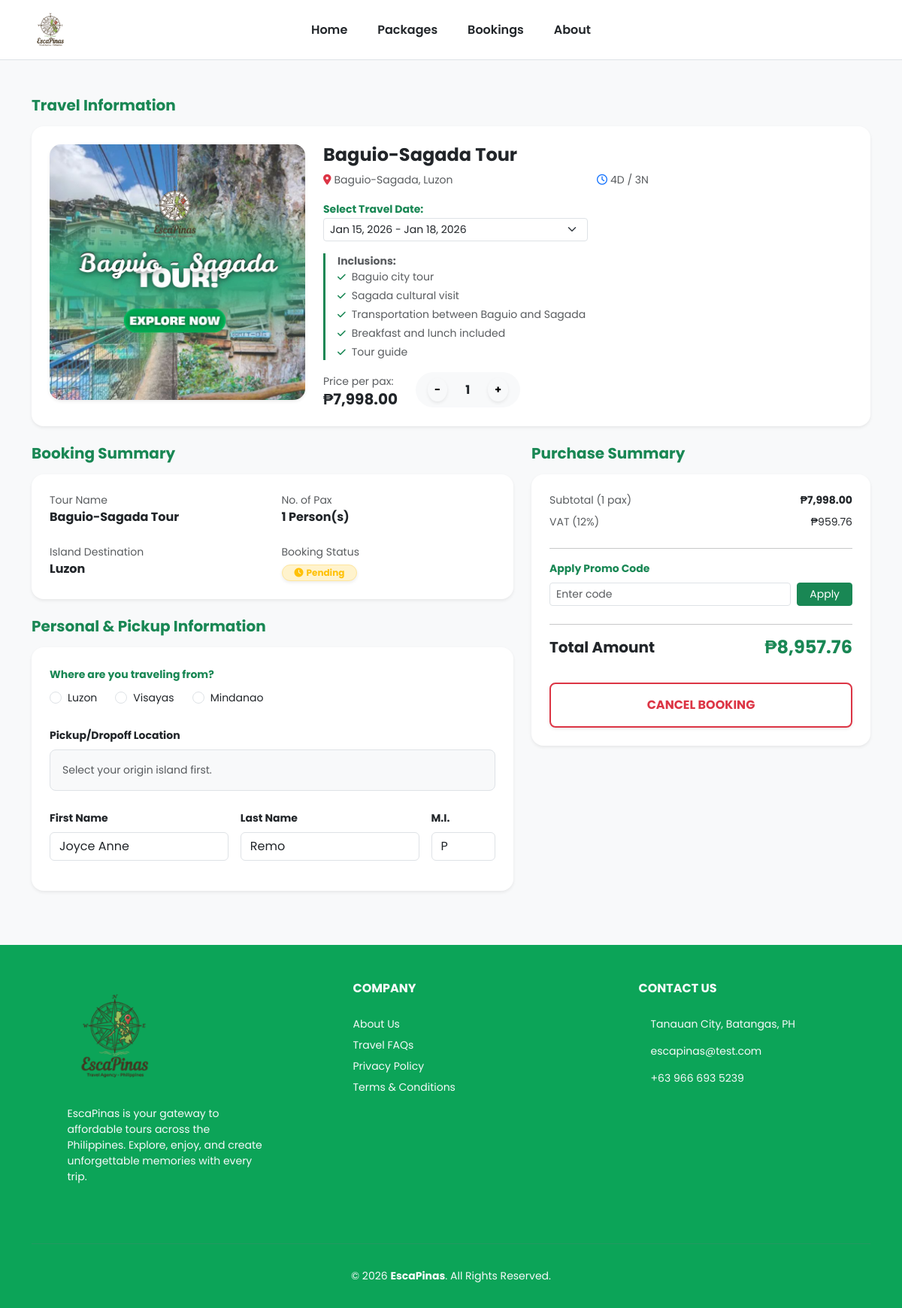
The page /frontend/bookingForm.php (signed in) on the database its author committed.
### tables this page shows
CREATE TABLE `tour_packages` (
  `tour_id` int(11) NOT NULL,
  `destination_id` int(11) DEFAULT NULL,
  `tour_name` varchar(150) DEFAULT NULL,
  `duration_days` int(11) DEFAULT NULL,
  `duration_nights` int(11) DEFAULT NULL,
  `description` text DEFAULT NULL,
  `price` decimal(10,2) DEFAULT NULL,
  `status` enum('Available','Unavailable') DEFAULT NULL,
  `image` varchar(255) DEFAULT NULL,
  `banner_image` varchar(255) DEFAULT NULL
);

CREATE TABLE `destinations` (
  `destination_id` int(11) NOT NULL,
  `island_id` int(11) DEFAULT NULL,
  `destination_name` varchar(100) DEFAULT NULL,
  `description` text DEFAULT NULL,
  `status` enum('Active','Inactive') DEFAULT NULL
);

CREATE TABLE `regions` (
  `island_id` int(11) NOT NULL,
  `island_name` varchar(50) DEFAULT NULL,
  `description` text DEFAULT NULL
);

CREATE TABLE `tour_inclusions` (
  `inclusion_id` int(11) NOT NULL,
  `tour_id` int(11) DEFAULT NULL,
  `inclusion_detail` varchar(255) DEFAULT NULL
);

CREATE TABLE `users` (
  `user_id` int(11) NOT NULL,
  `first_name` varchar(30) DEFAULT NULL,
  `last_name` varchar(30) DEFAULT NULL,
  `middle_initial` char(1) DEFAULT NULL,
  `contact_num` varchar(15) DEFAULT NULL,
  `region` varchar(30) DEFAULT NULL,
  `province` varchar(30) DEFAULT NULL,
  `city` varchar(30) DEFAULT NULL,
  `email` varchar(100) DEFAULT NULL,
  `password` varchar(255) DEFAULT NULL,
  `role` enum('user','admin') DEFAULT NULL,
  `is_verified` int(11) DEFAULT 0
);

### frontend/php/connect.php (called while the page is built, shortened)
<?php
  function executeQuery($query){
    $conn = $GLOBALS['conn'];
    return mysqli_query($conn, $query);
  }
?>

### frontend/bookingForm.php (the view, shortened to what this page needs)
<?php
    include_once "php/connect.php";
    $user_id = $_SESSION['user_id'];
    $userResult = executeQuery("SELECT * FROM users WHERE user_id = $user_id");
    $user       = ($userResult) ? $userResult->fetch_assoc() : null;
    $tour_id       = isset($_GET['tour_id']) ? intval($_GET['tour_id']) : 1;
    $pax           = isset($_GET['pax']) ? max(1, intval($_GET['pax'])) : 1;
    $voucher_code  = isset($_GET['voucher']) ? trim($_GET['voucher']) : "";
    $client_region = isset($_GET['client_region']) ? $_GET['client_region'] : "";
    $tourQuery = "
    SELECT t.*, d.destination_name, r.island_name
    FROM tour_packages t
    JOIN destinations d ON t.destination_id = d.destination_id
    JOIN regions r ON d.island_id = r.island_id
    WHERE t.tour_id = $tour_id
    ";
    $tourResult = executeQuery($tourQuery);
    $tour       = ($tourResult) ? $tourResult->fetch_assoc() : null;
    $status = $tour['booking_status'] ?? 'Pending';
    switch ($status) {
        default:
            $badge_class = "bg-warning-subtle text-warning border-warning-subtle";
            $icon         = "fa-clock";
            break;
    }
    $base_price = $tour['price'];
    $subtotal   = $base_price * $pax;
    $tour_island = $tour['island_name'];
    $airfare_fee = 0.00;
    $vat = ($subtotal + $airfare_fee) * 0.12;
    $discount      = 0.00;
    $total = ($subtotal + $airfare_fee + $vat) - $discount;
    $schedules  = executeQuery("SELECT * FROM tour_schedules WHERE tour_id = $tour_id");
    $inclusions = executeQuery("SELECT * FROM tour_inclusions WHERE tour_id = $tour_id");
?>
<!DOCTYPE html>
<html lang="en">
<head>
    <link href="https://cdn.jsdelivr.net/npm/bootstrap@5.3.0/dist/css/bootstrap.min.css" rel="stylesheet">
    <link rel="stylesheet" href="https://cdnjs.cloudflare.com/ajax/libs/font-awesome/6.0.0/css/all.min.css">
</head>
<body>
    <?php include "components/navbar.php"; ?>
    <div class="container my-5">
        <div class="h5 text-success fw-bold mb-3">Travel Information</div>
        <div class="card border-0 shadow-sm rounded-4 p-4 mb-4">
            <div class="row">
                <div class="col-md-4">
                    <img src="<?php echo $tour['image']; ?>" class="tour-img shadow-sm">
                </div>
                <div class="col-md-8">
                    <div class="h4 fw-bold mb-2 text-dark"><?php echo $tour['tour_name']; ?></div>
                    <div class="row mb-3 text-muted small">
                        <div class="col"><i class="fas fa-map-marker-alt text-danger me-1"></i><?php echo $tour['destination_name']; ?>, <?php echo $tour['island_name']; ?></div>
                        <div class="col"><i class="far fa-clock text-primary me-1"></i><?php echo $tour['duration_days']; ?>D / <?php echo $tour['duration_nights']; ?>N</div>
                    </div>
                    <div class="mb-3">
                        <label class="small fw-bold text-success">Select Travel Date:</label>
                        <select name="schedule_id" class="form-select form-select-sm w-50" form="bookingForm">
                            <?php mysqli_data_seek($schedules, 0); while ($s = $schedules->fetch_assoc()): ?>
                            <option value="<?php echo $s['schedule_id']; ?>">
                                <?php echo date('M d, Y', strtotime($s['start_date'])); ?> - <?php echo date('M d, Y', strtotime($s['end_date'])); ?>
                            </option>
                            <?php endwhile; ?>
                        </select>
                    </div>
                    <div class="small text-muted mb-3 border-start border-success border-3 ps-3">
                        <strong>Inclusions:</strong><br>
                        <?php mysqli_data_seek($inclusions, 0); while ($inc = $inclusions->fetch_assoc()): ?>
                        <div class="mb-1"><i class="fas fa-check text-success me-2 small"></i><?php echo htmlspecialchars($inc['inclusion_detail']); ?></div>
                        <?php endwhile; ?>
                    </div>
                    <div class="d-flex align-items-center gap-4">
                        <div>
                            <span class="small text-muted">Price per pax:</span>
                            <div class="h5 fw-bold text-dark mb-0">₱<?php echo number_format($base_price, 2); ?></div>
                        </div>
                        <div class="bg-light rounded-pill px-3 py-2 d-flex align-items-center gap-3">
                            <a href="?tour_id=<?php echo $tour_id ?>&pax=<?php echo max(1, $pax - 1) ?>&client_region=<?php echo $client_region ?>&voucher=<?php echo $voucher_code ?>" class="btn btn-sm btn-light rounded-circle fw-bold shadow-sm">-</a>
                            <span class="fw-bold px-2"><?php echo $pax; ?></span>
                            <a href="?tour_id=<?php echo $tour_id ?>&pax=<?php echo $pax + 1 ?>&client_region=<?php echo $client_region ?>&voucher=<?php echo $voucher_code ?>" class="btn btn-sm btn-light rounded-circle fw-bold shadow-sm">+</a>
                        </div>
                    </div>
                </div>
            </div>
        </div>
        <div class="row">
            <div class="col-md-7">
                <div class="h5 text-success fw-bold mb-3">Booking Summary</div>
                <div class="card border-0 shadow-sm rounded-4 p-4 mb-4 bg-white">
                    <div class="row g-4">
                        <div class="col-6">
                            <div class="text-muted small">Tour Name</div>
                            <div class="fw-bold text-dark"><?php echo htmlspecialchars($tour['tour_name']); ?></div>
                        </div>
                        <div class="col-6">
                            <div class="text-muted small">No. of Pax</div>
                            <div class="fw-bold text-dark"><?php echo $pax; ?> Person(s)</div>
                        </div>
                        <div class="col-6">
                            <div class="text-muted small">Island Destination</div>
                            <div class="fw-bold text-dark"><?php echo $tour['island_name']; ?></div>
                        </div>
                        <div class="col-6">
                            <div class="text-muted small mb-1">Booking Status</div>
                            <span class="badge <?php echo $badge_class; ?> border fw-bold rounded-pill px-3 shadow-sm">
                                <i class="fas <?php echo $icon; ?> me-1"></i><?php echo $status; ?>
                            </span>
                        </div>
                    </div>
                </div>
                <div class="h5 text-success fw-bold mb-3">Personal & Pickup Information</div>
                <div class="card border-0 shadow-sm rounded-4 p-4 mb-4">
                    <form id="bookingForm" method="GET">
                        <div class="mb-4">
                            <label class="form-label small fw-bold text-success">Where are you traveling from?</label>
                            <div class="d-flex gap-4">
                                <?php foreach (['Luzon', 'Visayas', 'Mindanao'] as $reg): ?>
                                <div class="form-check">
                                    <input class="form-check-input" type="radio" name="client_region" value="<?php echo $reg ?>" <?php echo ($client_region == $reg) ? 'checked' : ''; ?> onchange="this.form.submit()">
                                    <label class="form-check-label small"><?php echo $reg ?></label>
                                </div>
                                <?php endforeach; ?>
                            </div>
                        </div>
                        <div class="col-md-12 mb-4">
                            <label class="form-label small fw-bold">Pickup/Dropoff Location</label>
                            <div class="border rounded-3 p-3 bg-light">
                                <?php
                                if (!empty($client_region)) {
                                    $feeQuery  = "SELECT additional_fee FROM region_fees WHERE origin_island='$client_region' AND destination_island='{$tour_island}'";
                                    $feeResult = executeQuery($feeQuery);
                                    $feeRow    = ($feeResult) ? $feeResult->fetch_assoc() : null;
                                    $is_airfare = ($feeRow['additional_fee'] ?? 0) > 0;
                                    if ($is_airfare) {
                                        $locQuery  = "SELECT * FROM location_points WHERE origin_island='Tours Requiring AirTravel' LIMIT 1";
                                    } else {
                                        $locQuery  = "SELECT * FROM location_points WHERE origin_island='$client_region'";
                                    }
                                    $locResult = executeQuery($locQuery);
                                    if ($locResult && $locResult->num_rows > 0) {
                                        while ($loc = $locResult->fetch_assoc()) {
                                            echo "<div class='form-check mb-2'>
                                                    <input class='form-check-input' type='radio' name='locpoints_id' id='loc_{$loc['locpoints_id']}' value='{$loc['locpoints_id']}' required>
                                                    <label class='form-check-label small' for='loc_{$loc['locpoints_id']}'>".htmlspecialchars($loc['pickup_points'])."</label>
                                                  </div>";
                                        }
                                    } else {
                                        echo '<div class="small text-muted">No locations available.</div>';
                                    }
                                } else {
                                    echo '<div class="small text-muted">Select your origin island first.</div>';
                                }
                                ?>
                            </div>
                        </div>
                        <div class="row g-3 mb-3">
                            <div class="col-md-5">
                                <label class="form-label small fw-bold">First Name</label>
                                <input type="text" class="form-control" value="<?php echo $user['first_name'] ?? ''; ?>" readonly>
                            </div>
                            <div class="col-md-5">
                                <label class="form-label small fw-bold">Last Name</label>
                                <input type="text" class="form-control" value="<?php echo $user['last_name'] ?? ''; ?>" readonly>
                            </div>
                            <div class="col-md-2">
                                <label class="form-label small fw-bold">M.I.</label>
                                <input type="text" class="form-control" value="<?php echo $user['middle_initial'] ?? ''; ?>" readonly>
                            </div>
                        </div>
                    </form>
                </div>
            </div>
            <div class="col-md-5">
                <div class="h5 text-success fw-bold mb-3">Purchase Summary</div>
                <div class="card border-0 shadow-sm rounded-4 p-4 mb-4">
                    <div class="d-flex justify-content-between mb-2 small">
                        <span class="text-muted">Subtotal (<?php echo $pax ?> pax)</span>
                        <span class="fw-bold text-dark">₱<?php echo number_format($subtotal, 2); ?></span>
                    </div>
                    <div class="d-flex justify-content-between mb-2 small">
                        <span class="text-muted">VAT (12%)</span>
                        <span class="text-dark">₱<?php echo number_format($vat, 2); ?></span>
                    </div>
                    <hr class="my-3">
                    <label class="small fw-bold text-success mb-2">Apply Promo Code</label>
                    <form action="" method="GET" class="d-flex gap-2 mb-2">
                        <input type="text" name="voucher" class="form-control form-control-sm" placeholder="Enter code" value="<?php echo htmlspecialchars($voucher_code); ?>">
                        <button type="submit" class="btn btn-success btn-sm px-3">Apply</button>
                    </form>
                    <hr class="my-3">
                    <div class="d-flex justify-content-between align-items-center mb-4">
                        <span class="h5 fw-bold mb-0 text-dark">Total Amount</span>
                        <span class="h4 fw-bold text-success mb-0">₱<?php echo number_format($total, 2); ?></span>
                    </div>
                    <div class="d-grid gap-2">
                        <a href="tour_details.php?tour_id=<?php echo $tour_id ?>" class="btn btn-outline-danger w-100 py-3 fw-bold rounded-3 shadow-sm border-2">CANCEL BOOKING</a>
                    </div>
                </div>
            </div>
        </div>
    </div>
    <?php include "components/footer.php"; ?>
</body>
</html>

### frontend/bookingForm.php (style rules this page uses)
body { font-family: 'Poppins', sans-serif; background-color: #f8f9fa; }
.tour-img { width: 100%; max-width: 400px; border-radius: 15px; object-fit: cover; }

### rows shown on the page
tour_packages: image (picture), tour_name "Baguio-Sagada Tour", destination.destination_name "Baguio-Sagada", regions.island_name "Luzon", duration_days "4", duration_nights "3", price "7,998.00", price "959.76", price "8,957.76"
tour_inclusions: inclusion_detail "Baguio city tour"
tour_inclusions: inclusion_detail "Sagada cultural visit"
tour_inclusions: inclusion_detail "Transportation between Baguio and Sagada"
tour_inclusions: inclusion_detail "Breakfast and lunch included"
tour_inclusions: inclusion_detail "Tour guide"
users: first_name "Joyce Anne", last_name "Remo", middle_initial "P"

### other values the page prints
$pax "1"
$status "Pending"
$reg "Luzon"
$reg "Visayas"
$reg "Mindanao"
form field schedule_id "Jan 15, 2026 - Jan 18, 2026"
